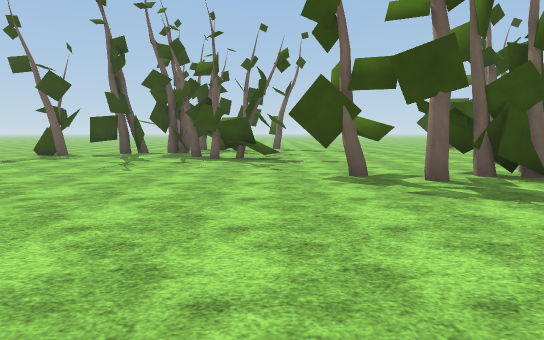
[1] (above)

23 first-person views from a walk through a 3-D level made in the Unity game engine. The camera is 1.5 m above the floor, tilts 6° down and sees 75° across. The floor is counted in squares, 2 m on a side. Each view is taken from the middle of a square. On the plan, view 1 faces up. The plan holds only what a view shows up to about 11 squares ahead; the rest is blank. The place goes on beyond the plan. Flat ground stands in for the terrain. The player character is not drawn. Surface patterns are stand-ins for the level's own textures.

[2]
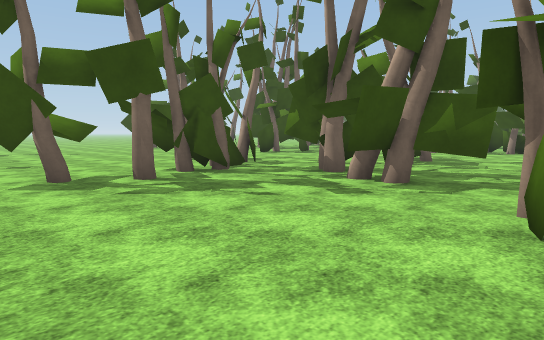

[3]
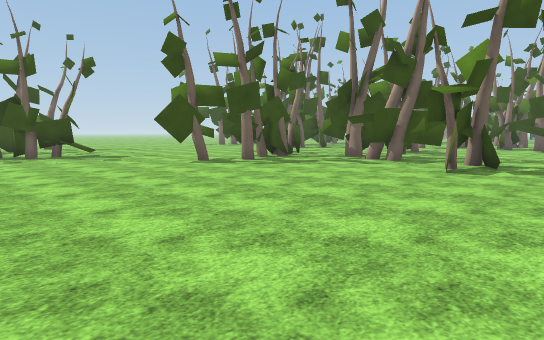

[4]
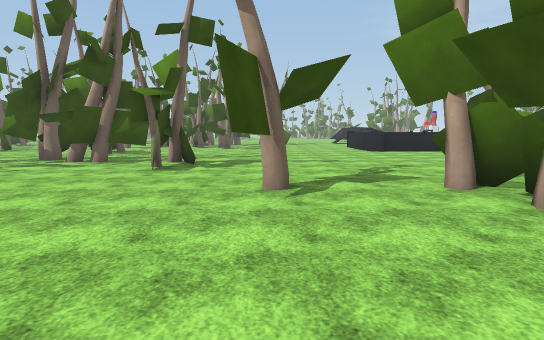

[5]
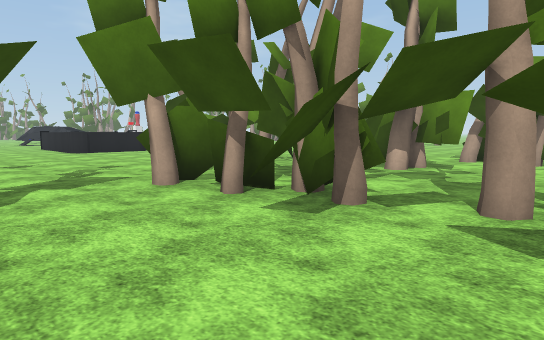

[6]
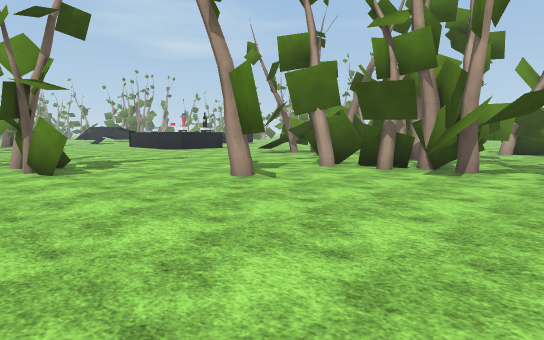

[7]
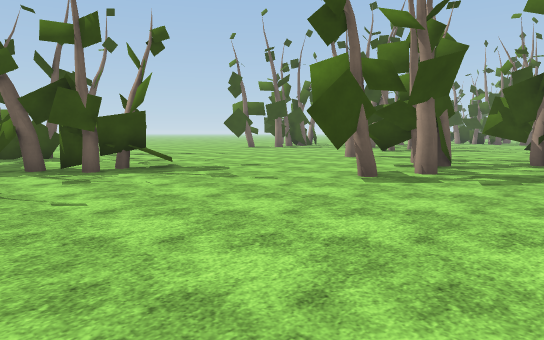

[8]
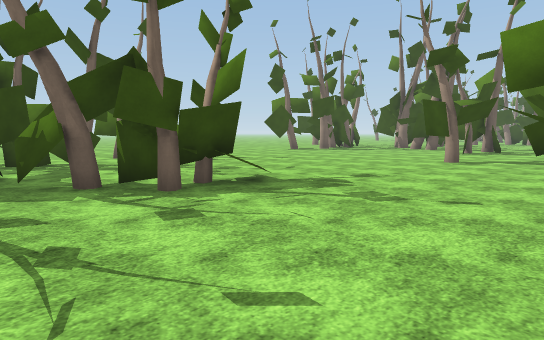

[9]
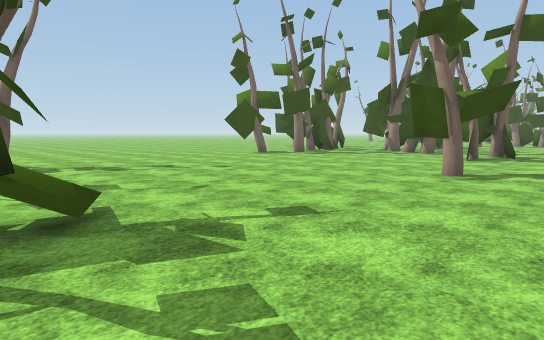

[10]
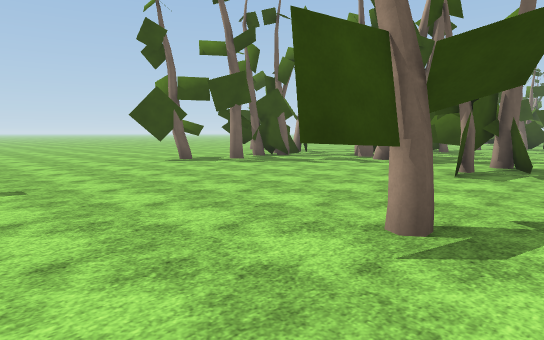

[11]
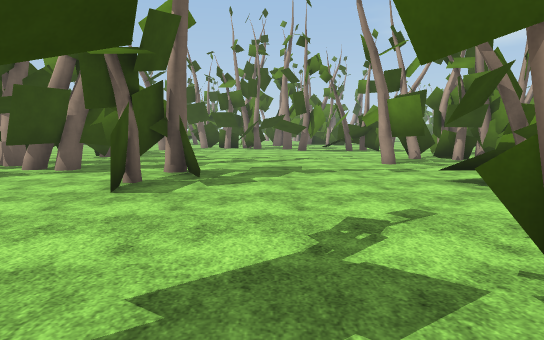

[12]
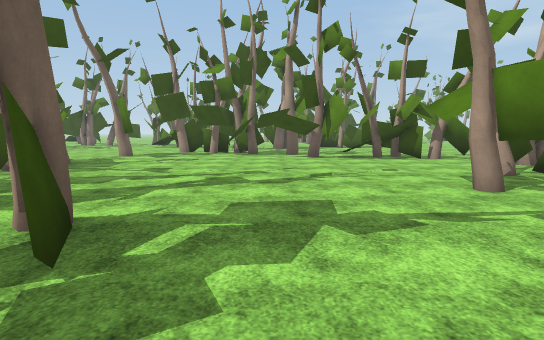

[13]
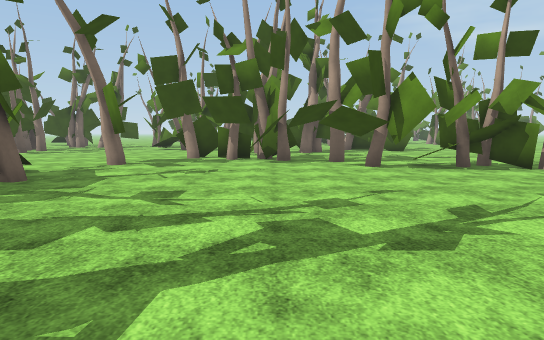

[14]
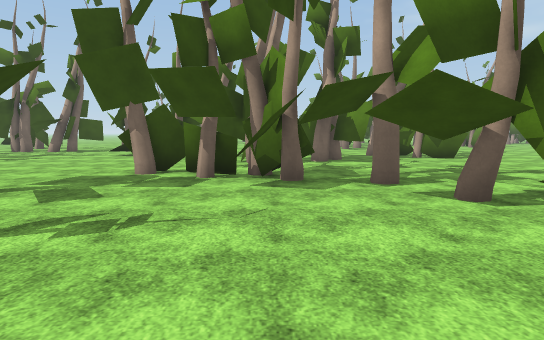

[15]
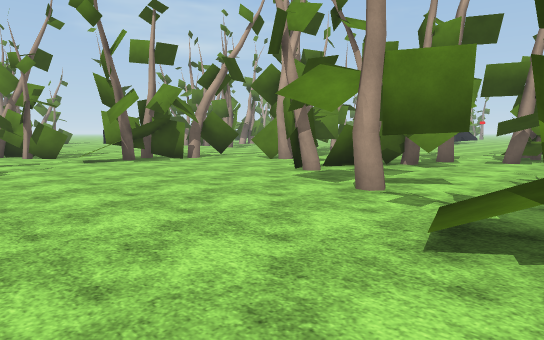

[16]
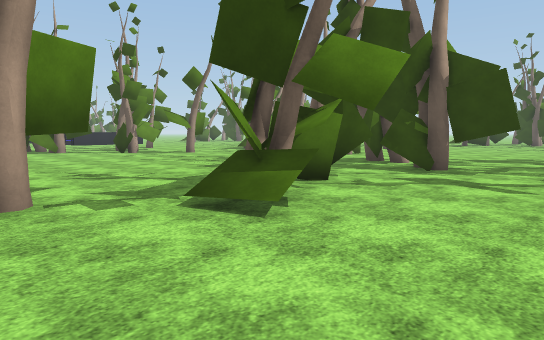

[17]
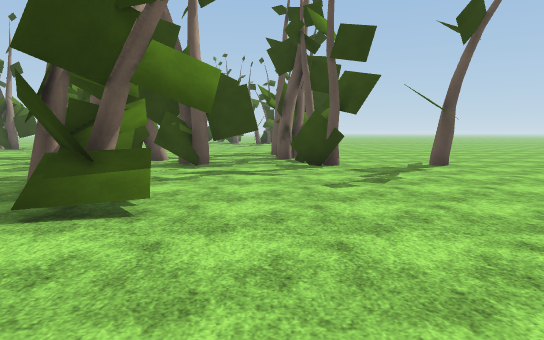

[18]
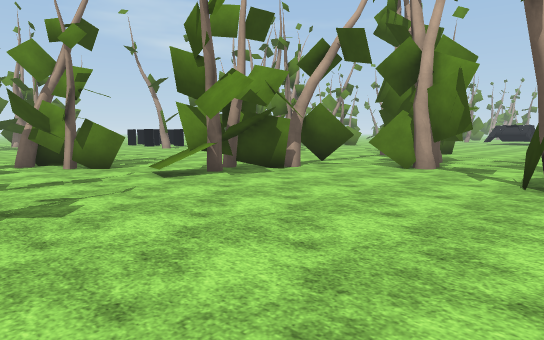

[19]
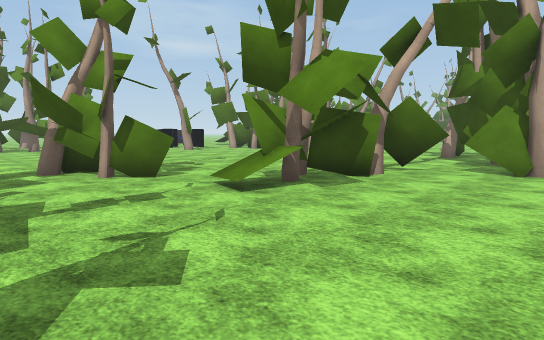

[20]
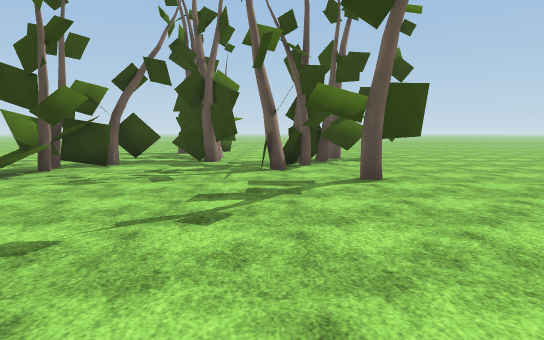

[21]
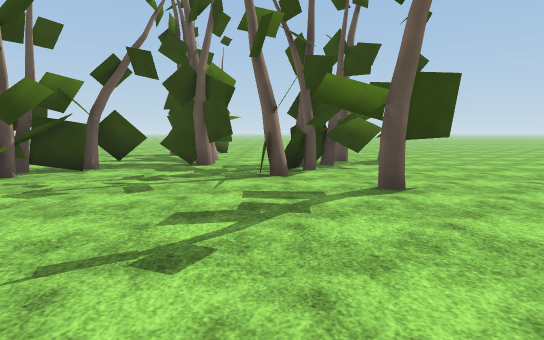

[22]
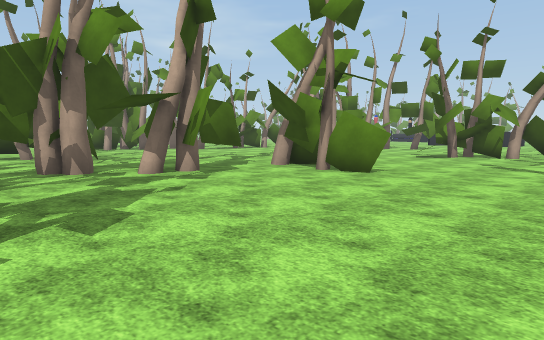

[23]
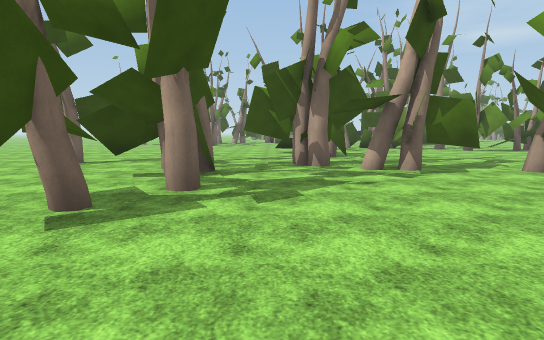

### Floor plan
Key: @ floor where view 1 was taken; # wall or solid block; x gap in a wall; . floor; / step, stairs or slope; = window, fence, low wall or low ledge; ^ raised ledge; T thing the floor can be seen under or through.
Columns run from 4 left of view 1 to 34 right of it. Each row starts with its distance up from view 1.
 17 ##..#.......#######..............
 16  ##.#.........#........................
 15 ..##.............TT...#/..........##...
 14 .#...............TT...#/.......//.#.
 13 ##..............TT.####.#......##.....
 12  #..............T..............##.....
 11 ..#^#...........T.........#T....#.....
 10 ...#..........TTT.........#.TTTT.   ..
  9 .........#...............^#..TT...
  8 .........................##...T...
  7 .....T.T^##............ ##....T#..
  6 .....TTT#..............x.........
  5 ..........#...#..##....x=......##
  4 ..........#####.....#..##......#
  3 .........##........##..#........
  2 .........##.......## # ...   ...
  1 .............                 ..
  0 ....@..###...
 -1 .............
 -2 ....##.......
 -3 ...... .....
 -4 ..^...........
 -5  .####........
 -6  #...........
 -7  ....#.   /.
 -8  ...##.
 -9  ..## ##

Positions as (right, up) in squares from view 1, and headings:
1: (0, 0), facing up
2: (0, 0), facing up-right
3: (-4, -2), facing up-right
4: (-4, -2), facing right
5: (-4, -2), facing down-right
6: (-4, 2), facing down-right
7: (-4, 3), facing up-right
8: (-4, 6), facing up-right
9: (-1, 7), facing up-right
10: (3, 8), facing up-right
11: (5, 8), facing right
12: (9, 8), facing right
13: (12, 9), facing right
14: (16, 9), facing right
15: (18, 17), facing down-right
16: (21, 17), facing down-left
17: (22, 16), facing left
18: (22, 17), facing down-right
19: (24, 17), facing down-right
20: (6, 15), facing left
21: (5, 15), facing left
22: (6, 16), facing down-right
23: (5, 15), facing right
